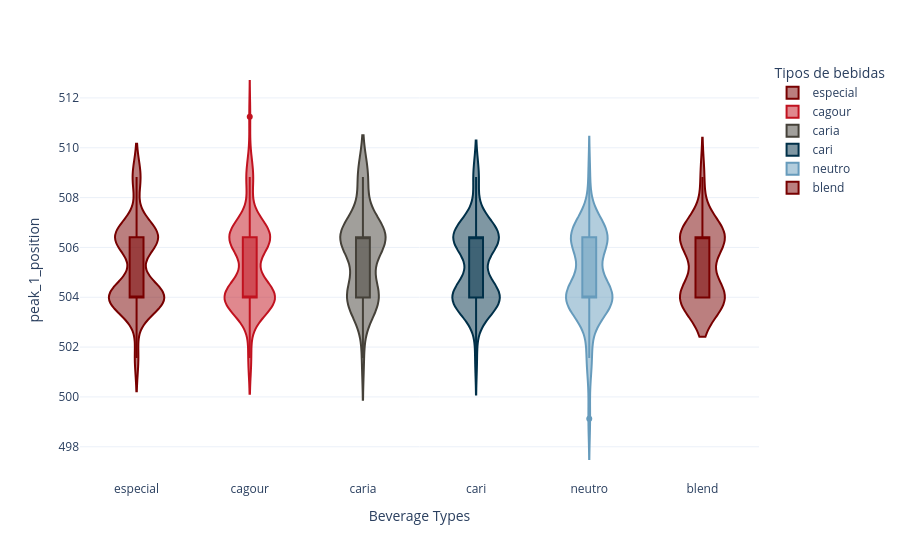

Notebook cell for this chart:
### Code cell
fig = groupby_violin('peak_1_position',
                     peaks)
fig.show()

### Figure 1 — Plotly figure (JSON) as saved in the notebook; plotly's stock layout.template omitted (floating-point values rounded to 4 significant figures)
{"data": [{"alignmentgroup": "True", "box": {"visible": true}, "hovertemplate": "Tipos de bebidas=%{x}<br>peak_1_position=%{y}<extra></extra>", "legendgroup": "especial", "marker": {"color": "#780000"}, "name": "especial", "offsetgroup": "especial", "orientation": "v", "scalegroup": "True", "showlegend": true, "type": "violin", "x": ["especial", "especial", "especial", "especial", "especial", "especial", "especial", "especial", "especial", "especial", "especial", "especial", "especial", "especial", "especial", "especial", "especial", "especial", "especial", "especial", "especial", "especial", "especial", "especial", "especial", "especial", "especial", "especial", "especial", "especial", "especial", "especial", "especial", "especial", "especial", "especial", "especial", "especial", "especial", "especial", "especial", "especial", "especial", "especial", "especial", "especial", "especial", "especial", "especial", "especial", "especial", "especial", "especial", "especial", "especial", "especial", "especial", "especial", "especial", "especial", "especial", "especial", "especial", "especial", "especial", "especial", "especial", "especial", "especial", "especial", "especial", "especial", "especial", "especial", "especial", "especial", "especial", "especial", "especial", "especial", "especial", "especial", "especial", "especial", "especial", "especial", "especial", "especial", "especial", "especial", "especial", "especial", "especial", "especial", "especial", "especial", "especial", "especial", "especial", "especial", "especial", "especial", "especial", "especial", "especial", "especial", "especial", "especial", "especial", "especial", "especial", "especial", "especial", "especial", "especial", "especial", "especial", "especial", "especial", "especial", "especial", "especial", "especial", "especial", "especial"], "x0": " ", "xaxis": "x", "y": [504.0, 504.0, 506.4, 506.4, 508.8, 506.4, 504.0, 504.0, 508.8, 508.8, 508.8, 506.4, 506.4, 506.4, 506.4, 504.0, 504.0, 506.4, 508.8, 504.0, 504.0, 504.0, 504.0, 504.0, 504.0, 506.4, 504.0, 506.4, 506.4, 506.4, 506.4, 506.4, 504.0, 506.4, 504.0, 504.0, 506.4, 504.0, 504.0, 504.0, 504.0, 504.0, 504.0, 504.0, 504.0, 508.8, 506.4, 504.0, 504.0, 504.0, 508.8, 504.0, 504.0, 506.4, 504.0, 506.4, 504.0, 501.6, 504.0, 504.0, 504.0, 504.0, 504.0, 504.0, 506.4, 506.4, 504.0, 504.0, 504.0, 506.4, 501.6, 504.0, 504.0, 504.0, 504.0, 504.0, 504.0, 504.0, 506.4, 506.4, 501.6, 506.4, 504.0, 504.0, 504.0, 506.4, 506.4, 506.4, 506.4, 506.4, 506.4, 506.4, 506.4, 506.4, 506.4, 506.4, 504.0, 504.0, 504.0, 501.6, 504.0, 504.0, 506.4, 504.0, 506.4, 506.4, 506.4, 506.4, 504.0, 506.4, 504.0, 506.4, 506.4, 508.8, 504.0, 504.0, 506.4, 504.0, 506.4, 506.4, 506.4, 504.0, 504.0, 506.4, 508.8], "y0": " ", "yaxis": "y"}, {"alignmentgroup": "True", "box": {"visible": true}, "hovertemplate": "Tipos de bebidas=%{x}<br>peak_1_position=%{y}<extra></extra>", "legendgroup": "cagour", "marker": {"color": "#c1121f"}, "name": "cagour", "offsetgroup": "cagour", "orientation": "v", "scalegroup": "True", "showlegend": true, "type": "violin", "x": ["cagour", "cagour", "cagour", "cagour", "cagour", "cagour", "cagour", "cagour", "cagour", "cagour", "cagour", "cagour", "cagour", "cagour", "cagour", "cagour", "cagour", "cagour", "cagour", "cagour", "cagour", "cagour", "cagour", "cagour", "cagour", "cagour", "cagour", "cagour", "cagour", "cagour", "cagour", "cagour", "cagour", "cagour", "cagour", "cagour", "cagour", "cagour", "cagour", "cagour", "cagour", "cagour", "cagour", "cagour", "cagour", "cagour", "cagour", "cagour", "cagour", "cagour", "cagour", "cagour", "cagour", "cagour", "cagour", "cagour", "cagour", "cagour", "cagour", "cagour", "cagour", "cagour", "cagour", "cagour", "cagour", "cagour", "cagour", "cagour", "cagour", "cagour", "cagour", "cagour", "cagour", "cagour", "cagour", "cagour", "cagour", "cagour", "cagour", "cagour", "cagour", "cagour", "cagour", "cagour", "cagour", "cagour", "cagour", "cagour", "cagour", "cagour", "cagour", "cagour", "cagour", "cagour", "cagour", "cagour", "cagour", "cagour", "cagour", "cagour", "cagour", "cagour", "cagour", "cagour", "cagour"], "x0": " ", "xaxis": "x", "y": [506.4, 506.4, 504.0, 506.4, 504.0, 508.8, 506.4, 506.4, 501.6, 504.0, 506.4, 506.4, 504.0, 504.0, 506.4, 506.4, 504.0, 504.0, 504.0, 506.4, 501.6, 506.4, 506.4, 504.0, 504.0, 504.0, 504.0, 504.0, 504.0, 504.0, 506.4, 504.0, 506.4, 506.4, 506.4, 504.0, 506.4, 501.6, 504.0, 504.0, 506.4, 504.0, 504.0, 504.0, 504.0, 504.0, 504.0, 504.0, 504.0, 504.0, 504.0, 504.0, 504.0, 506.4, 504.0, 506.4, 504.0, 504.0, 506.4, 504.0, 508.8, 504.0, 504.0, 504.0, 506.4, 506.4, 506.4, 504.0, 508.8, 506.4, 504.0, 504.0, 504.0, 504.0, 506.4, 508.8, 506.4, 506.4, 504.0, 506.4, 506.4, 504.0, 506.4, 506.4, 504.0, 504.0, 506.4, 506.4, 506.4, 508.8, 508.8, 504.0, 511.2, 508.8, 506.4, 504.0, 506.4, 506.4, 504.0, 506.4, 504.0, 506.4, 506.4, 504.0, 506.4], "y0": " ", "yaxis": "y"}, {"alignmentgroup": "True", "box": {"visible": true}, "hovertemplate": "Tipos de bebidas=%{x}<br>peak_1_position=%{y}<extra></extra>", "legendgroup": "caria", "marker": {"color": "#454139"}, "name": "caria", "offsetgroup": "caria", "orientation": "v", "scalegroup": "True", "showlegend": true, "type": "violin", "x": ["caria", "caria", "caria", "caria", "caria", "caria", "caria", "caria", "caria", "caria", "caria", "caria", "caria", "caria", "caria", "caria", "caria", "caria", "caria", "caria", "caria", "caria", "caria", "caria", "caria", "caria", "caria", "caria", "caria", "caria", "caria", "caria", "caria", "caria", "caria", "caria", "caria", "caria", "caria", "caria", "caria", "caria", "caria", "caria", "caria"], "x0": " ", "xaxis": "x", "y": [501.6, 504.0, 504.0, 506.4, 506.4, 506.4, 506.4, 504.0, 506.4, 506.4, 506.4, 504.0, 506.4, 504.0, 504.0, 506.4, 506.4, 506.4, 504.0, 504.0, 506.4, 506.4, 504.0, 506.4, 508.8, 504.0, 508.8, 508.8, 506.4, 504.0, 506.4, 508.8, 506.4, 506.4, 504.0, 504.0, 508.8, 506.4, 506.4, 504.0, 506.4, 506.4, 506.4, 504.0, 504.0], "y0": " ", "yaxis": "y"}, {"alignmentgroup": "True", "box": {"visible": true}, "hovertemplate": "Tipos de bebidas=%{x}<br>peak_1_position=%{y}<extra></extra>", "legendgroup": "cari", "marker": {"color": "#003049"}, "name": "cari", "offsetgroup": "cari", "orientation": "v", "scalegroup": "True", "showlegend": true, "type": "violin", "x": ["cari", "cari", "cari", "cari", "cari", "cari", "cari", "cari", "cari", "cari", "cari", "cari", "cari", "cari", "cari", "cari", "cari", "cari", "cari", "cari", "cari", "cari", "cari", "cari", "cari", "cari", "cari", "cari", "cari", "cari", "cari", "cari", "cari", "cari", "cari", "cari", "cari", "cari", "cari", "cari", "cari", "cari", "cari", "cari", "cari", "cari", "cari", "cari", "cari", "cari", "cari", "cari", "cari", "cari", "cari"], "x0": " ", "xaxis": "x", "y": [506.4, 506.4, 506.4, 506.4, 504.0, 504.0, 508.8, 508.8, 506.4, 506.4, 504.0, 504.0, 504.0, 504.0, 504.0, 504.0, 506.4, 504.0, 506.4, 504.0, 506.4, 508.8, 504.0, 506.4, 504.0, 504.0, 506.4, 504.0, 504.0, 504.0, 506.4, 506.4, 504.0, 506.4, 506.4, 504.0, 504.0, 506.4, 506.4, 504.0, 506.4, 506.4, 506.4, 504.0, 506.4, 506.4, 506.4, 504.0, 506.4, 504.0, 501.6, 504.0, 504.0, 504.0, 506.4], "y0": " ", "yaxis": "y"}, {"alignmentgroup": "True", "box": {"visible": true}, "hovertemplate": "Tipos de bebidas=%{x}<br>peak_1_position=%{y}<extra></extra>", "legendgroup": "neutro", "marker": {"color": "#669bbc"}, "name": "neutro", "offsetgroup": "neutro", "orientation": "v", "scalegroup": "True", "showlegend": true, "type": "violin", "x": ["neutro", "neutro", "neutro", "neutro", "neutro", "neutro", "neutro", "neutro", "neutro", "neutro", "neutro", "neutro", "neutro", "neutro", "neutro", "neutro", "neutro", "neutro", "neutro", "neutro", "neutro", "neutro", "neutro", "neutro", "neutro", "neutro", "neutro", "neutro", "neutro", "neutro", "neutro", "neutro", "neutro", "neutro", "neutro", "neutro", "neutro", "neutro", "neutro", "neutro", "neutro", "neutro", "neutro", "neutro", "neutro", "neutro", "neutro", "neutro", "neutro", "neutro", "neutro", "neutro", "neutro", "neutro", "neutro"], "x0": " ", "xaxis": "x", "y": [504.0, 501.6, 506.4, 499.1, 504.0, 506.4, 506.4, 506.4, 506.4, 504.0, 504.0, 506.4, 506.4, 506.4, 506.4, 504.0, 504.0, 506.4, 504.0, 504.0, 506.4, 506.4, 506.4, 504.0, 504.0, 506.4, 506.4, 504.0, 504.0, 506.4, 506.4, 506.4, 508.8, 506.4, 504.0, 506.4, 504.0, 504.0, 504.0, 504.0, 501.6, 504.0, 504.0, 504.0, 506.4, 504.0, 504.0, 504.0, 504.0, 504.0, 506.4, 504.0, 504.0, 501.6, 504.0], "y0": " ", "yaxis": "y"}, {"alignmentgroup": "True", "box": {"visible": true}, "hovertemplate": "Tipos de bebidas=%{x}<br>peak_1_position=%{y}<extra></extra>", "legendgroup": "blend", "marker": {"color": "#780000"}, "name": "blend", "offsetgroup": "blend", "orientation": "v", "scalegroup": "True", "showlegend": true, "type": "violin", "x": ["blend", "blend", "blend", "blend", "blend", "blend", "blend", "blend", "blend", "blend", "blend", "blend", "blend", "blend", "blend", "blend", "blend", "blend", "blend", "blend", "blend", "blend", "blend", "blend", "blend"], "x0": " ", "xaxis": "x", "y": [506.4, 506.4, 506.4, 508.8, 506.4, 504.0, 506.4, 506.4, 506.4, 504.0, 504.0, 506.4, 504.0, 504.0, 504.0, 506.4, 504.0, 504.0, 504.0, 506.4, 504.0, 504.0, 506.4, 504.0, 506.4], "y0": " ", "yaxis": "y"}], "layout": {"legend": {"title": {"text": "Tipos de bebidas"}, "tracegroupgap": 0}, "margin": {"t": 60}, "violinmode": "overlay", "xaxis": {"anchor": "y", "categoryarray": ["especial", "cagour", "caria", "cari", "neutro", "blend"], "categoryorder": "array", "domain": [0, 1], "title": {"text": "Beverage Types"}}, "yaxis": {"anchor": "x", "domain": [0, 1], "title": {"text": "peak_1_position"}}}}
